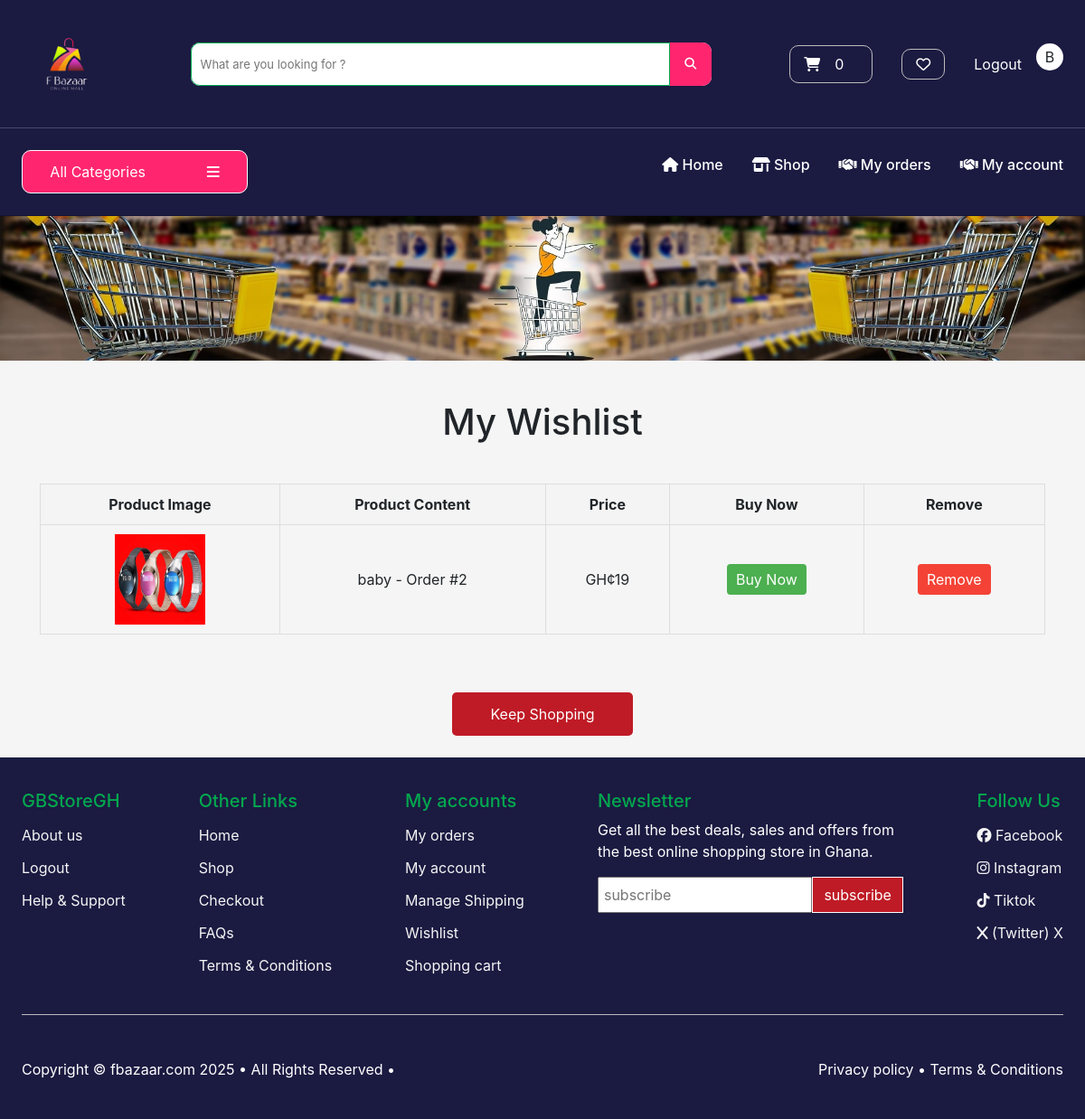
Screenshot of /wishlist/ (signed in) with the database file from the repository.
### wishlist/models.py (models this page shows, shortened)
class WishList(models.Model):
    user = models.ForeignKey(User, on_delete=models.CASCADE)
    product = models.ForeignKey(Product, on_delete=models.CASCADE)
    added_on = models.DateTimeField(auto_now_add=True)
    class Meta:
        verbose_name_plural = 'Wishlists'
        unique_together = ('user', 'product')

### store/models.py (models this page shows, shortened)
class Product(models.Model):
    category = models.ForeignKey(Category, related_name='product', on_delete=models.CASCADE)
    title = models.CharField(max_length=200)
    content = models.CharField(max_length=200, null=True)
    description1 = models.CharField(max_length=250, blank=True, default="")
    description2 = models.CharField(max_length=250, blank=True, default="")
    description3 = models.CharField(max_length=250, blank=True, default="")
    description4 = models.CharField(max_length=250, blank=True, default="")
    description5 = models.CharField(max_length=250, blank=True, default="")
    description6 = models.CharField(max_length=250, blank=True, default="")
    description7 = models.CharField(max_length=250, blank=True, default="")
    brand = models.CharField(max_length=100, default='un-branded')
    product_availability = models.CharField(max_length=20, choices=PRODUCT_AVAILABILITY, default='in stock')
    total_products = models.PositiveIntegerField(default=0)
    available_products = models.PositiveIntegerField(default=0)
    image1 = models.ImageField(upload_to='product1/img', default='default.jpg')
    image2 = models.ImageField(upload_to='product2/img', default='default.jpg')
    image3 = models.ImageField(upload_to='product3/img', default='default.jpg')
    normal_price = models.PositiveBigIntegerField(null=True)
    final_price = models.PositiveBigIntegerField()
    date_added = models.DateTimeField(auto_now_add=True)
    slug = models.SlugField(max_length=250, null=True)
    class Meta:
        verbose_name_plural = 'products'
        ordering = ['date_added',]

### wishlist/views.py (the view)
# urls.py: path('wishlist/', include('wishlist.urls')),
@login_required()
def wishlist(request):
    wishlist_items = WishList.objects.filter(user=request.user)
    if request.method == 'POST':
        email = request.POST['email']
        newletter = Newsletter(email=email)
        newletter.save()
        return redirect('index')
    context = {
        'wishlist_items': wishlist_items,
        'title': 'Wishlist'
    }
    return render(request, 'wishlist/wishList.html', context)

### cart/cart.py (called while the page is built)
    def __len__(self):
        return sum(item['qty'] for item in self.cart.values())

### cart/context_processors.py (called while the page is built)
def cart(request):
    return {'cart': Cart(request)}

### store/views.py (called while the page is built)
def categories(request):
    all_categories = Category.objects.all()
    return {'all_categories': all_categories}

### wishlist/templates/wishlist/wishList.html
{% extends 'store/base.html' %} {% load static %} {% block content %}
<div class="banner-container">
    <img src="{% static 'store/img/banner.jpg' %}" alt="Slide 2" />
</div>
<div class="contai">
    <h1>My Wishlist</h1>
    <br>
    <table class="wishlist-table">
        <thead>
            <tr>
                <th>Product Image</th>
                <th>Product Content</th>
                <th>Price</th>
                <th>Buy Now</th>
                <th>Remove</th>
            </tr>
        </thead>
        <tbody>
            {% for item in wishlist_items %}
            <tr>
                <td><img class="product-image" src="{{ item.product.image1.url }}" alt="Slide 2" /></td>
                <td>{{ item.product.content }} - Order #{{item.id}}</td>
                <td>GH¢{{ item.product.final_price }}</td>
                <td><a href="{% url 'product-info' item.product.slug %}" class="btn btn-cart">Buy Now</a></td>
                <td>
                    <a href="{% url 'remove-from-wishlist' item.product.slug %}" type="submit"
                        class="btn btn-remove">Remove</a>
                </td>
            </tr>
            {% empty %}
            <h1>Your wishlist is empty</h1>
            {% endfor %}
        </tbody>
    </table>
</div>
<div class="keep-shoping">
    <a href="  {% url 'shop' %}">Keep Shopping</a>
</div>
{% endblock %}

### store/templates/store/base.html (shortened to what this page needs)
{% load static %}
<!DOCTYPE html>
<html lang="en">
  <head>
    <link rel="stylesheet" href="https://cdnjs.cloudflare.com/ajax/libs/font-awesome/6.5.0/css/all.min.css" />
    <link
      rel="stylesheet"
      href="https://cdn.jsdelivr.net/npm/bootstrap@4.0.0/dist/css/bootstrap.min.css"
    />
    <link rel="stylesheet" href="{% static 'store/styles.css' %}" />
    <link
      rel="stylesheet"
      href="https://cdnjs.cloudflare.com/ajax/libs/font-awesome/6.4.2/css/all.min.css"
    />
  </head>
  <body>
    <header class="headers">
    <div class="second-header">
        <div class="logo">
          <a href="  {% url 'index' %}">
            <img src="{% static 'store/img/fbazaar-bg.png' %}" alt="f bazzer" />
          </a>
        </div>
        <div class="search-cat">
          <form class="search-bar" action="{% url 'search' %}" role="search">
            <input type="text" name="search" id="" placeholder="What are you looking for ?"/>
            <button type="submit">   <i class="fa fa-search" aria-hidden="true"></i>
            </button>
      </form>
         </div>
      <div class="elements">
        <div class="shopping-cart">
          <a href="{% url 'cart' %}">
            <i class="fa-solid fa-cart-shopping" aria-hidden="true"></i>
            <div id="cart-qty" class="d-inline-flex">
              {% with qty_amount=cart|length %}
                {% if qty_amount > 0 %}
                  {{qty_amount}}
                {% else %}
                  0
                {% endif %}
              {% endwith %}
            </div>
            <br />
          </a>
        </div>
        <div class="wish">
          <a href="  {% url 'WishList' %}"><i class="fa-regular fa-heart"></i>
          </a>
        </div>
        <div class="accounts">
          {% if user.is_authenticated %}
          <div class="login logout">
            <a href="{% url 'user-logout' %}">Logout</a>
          </div>
          {% endif %}
        {% if request.user.is_authenticated %}
        {% if request.user.first_name %}
        <p class="welcome"> {{ request.user.first_name|slice:":1" }}</p>
        {% else %}
        <p class="welcome"> {{ request.user.username|slice:":1" }}</p>
        {% endif %}
        {% endif %}
        </div>
      </div>
      </div>
      <div class="third-header">
        <div class="nav-links">
          <div class="inner-links">
            <div class="categorys">
              <div class="cat-btns">
                <button class="all_cat">  All Categories
                  <i class="fa-solid fa-bars"></i>
                </button>
              </div>
            </div>
          <ul>
            <li>
              <a href="  {% url 'index' %}" href=""><i class="fa-solid fa-house"></i> Home</a>
            </li>
            <li>
              <a href="  {% url 'shop' %}"><i class="fa-solid fa-shop"></i> Shop</a>
            </li>
            <li>
              <a href="  {% url 'myOrder' %}"><i class="fa-solid fa-handshake"></i> My orders</a>
            </li>
            <li>
              <a href="  {% url 'dashboard' %}"><i class="fa-solid fa-handshake"></i> My account</a>
            </li>
          </ul>
          </div>
        </div>
      </div>
    </header>
    {% block content %}{% endblock %}
     <footer>
      <div class="footer">
        <div class="footer-col">
          <div class="head">
            <h5>
              GBStoreGH
            </h5>
            <li><a href="">About us</a></li>
            {% if user.is_authenticated %}
            <li><a href="{% url 'user-logout' %}">Logout</a></li>
            {% else %}
            <li><a href="{% url 'my-login' %}">Login</a></li>
            {% endif %}
            <li><a href="{% url 'contactUs' %}">Help & Support</a></li>
          </div>
        </div>
        <div class="footer-col">
          <div class="head">
            <h5>
             Other Links
            </h5>
            <li><a href="{% url 'index' %}">Home</a></li>
            <li><a href="{% url 'shop' %}">Shop</a></li>
            <li><a href="{% url 'checkout' %}">Checkout</a></li>
            <li><a href="{% url 'faQ' %}">FAQs</a></li>
            <li><a href="{% url 'terms' %}">Terms & Conditions</a></li>
          </div>
        </div>
        <div class="footer-col">
          <div class="head">
            <h5>
              My accounts
            </h5>
            <li><a href="{% url 'myOrder' %}">My orders</a></li>
            <li><a href="{% url 'dashboard' %}">My account</a></li>
            <li><a href="{% url 'manage-shipping' %}">Manage Shipping</a></li>
            <li><a href="{% url 'WishList' %}">Wishlist</a></li>
            <li><a href="{% url 'cart' %}">Shopping cart</a></li>
          </div>
        </div>
        <div class="footer-col">
          <div class="head">
            <h5>
            Newsletter
            </h5>
          </div>
          <p> Get all the best deals, sales and offers from <br> the best online shopping store in Ghana. </p>
           <form method="POST" class="news-letter">
            <input type="email" name="email" placeholder="subscribe">
            <button>subscribe</button>
           </form>
        </div>
        <div class="footer-col">
          <div class="head">
            <h5>
             Follow Us
            </h5>
            <li><a href="https://www.facebook.com/profile.php?id=61564297667896"><i class="fa-brands fa-facebook"></i> Facebook </a></li>
            <li><a href=""><i class="fa-brands fa-instagram"></i> Instagram </a></li>
            <li><a href="https://www.tiktok.com/@gbstoregh.com"><i class="fa-brands fa-tiktok"></i> Tiktok </a></li>
            <li><a href=""><i class="fa-brands fa-x"></i> (Twitter) X </a></li>
          </div>
        </div>
      </div>
      <div class="copy-right">
        <p>Copyright © fbazaar.com 2025 • All Rights Reserved • </p>
        <a href="{% url 'terms' %}">
          <p>Privacy policy • Terms & Conditions </p>
        </a>
      </div>
     </footer>
  </body>
</html>

### rows the page displays
WishList: product.image1 (picture), product.content "baby", id "2", product.final_price "19"

### other values shown
{{ request.user.username|slice:":1" }} "B"
